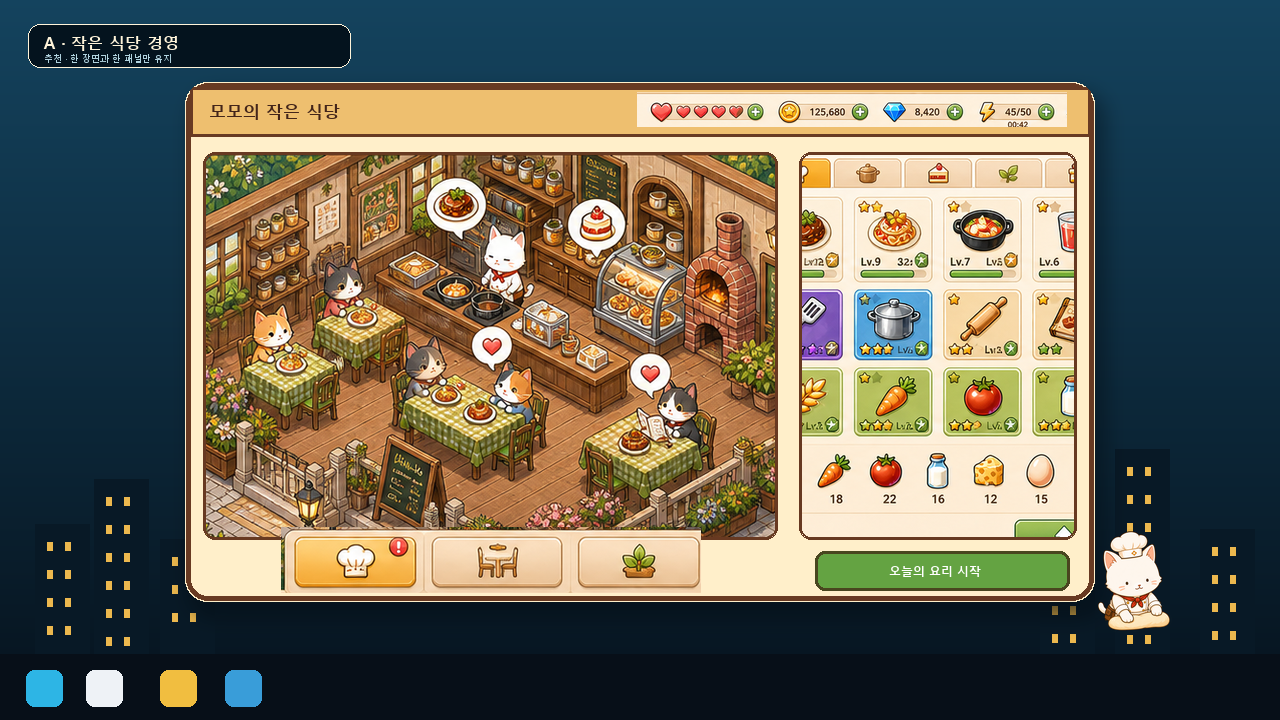
#> input picture prototypes/game-ui-direction-v4/qa/direction-1.png, 1280 x 720 px, given in place of full-v9.png, which was not available
$ python build-mockups.py
#> lines starting #> are read from the running program, lines starting #| are printed output that depends on the picture; pictures that were not available may be replaced by others from this repository, and a replacement may not be noted
from __future__ import annotations

from pathlib import Path

from PIL import Image, ImageDraw, ImageFilter, ImageFont


ROOT = Path(__file__).resolve().parents[2]
OUT = Path(__file__).resolve().parent / "qa"
OUT.mkdir(parents=True, exist_ok=True)

FULL = Image.open(ROOT / "assets/concept/full-v9.png").convert("RGBA")
ROOM = Image.open(ROOT / "assets/concept/restaurant-room-v9.png").convert("RGBA")
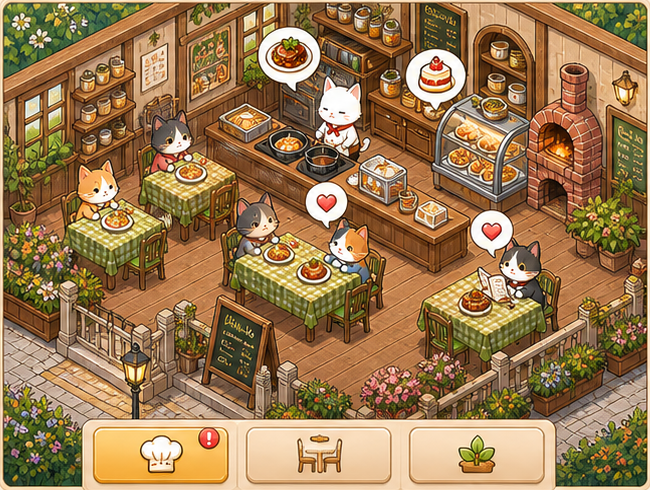
#> input picture assets/concept/restaurant-room-v9.png, 650 x 490 px
#> ROOM is the input picture: PIL image 650x490 RGBA; mean R, G, B, A 154, 120.9, 80.3, 255
SCENE = Image.open(ROOT / "assets/concept/restaurant-scene-v9.png").convert("RGBA")
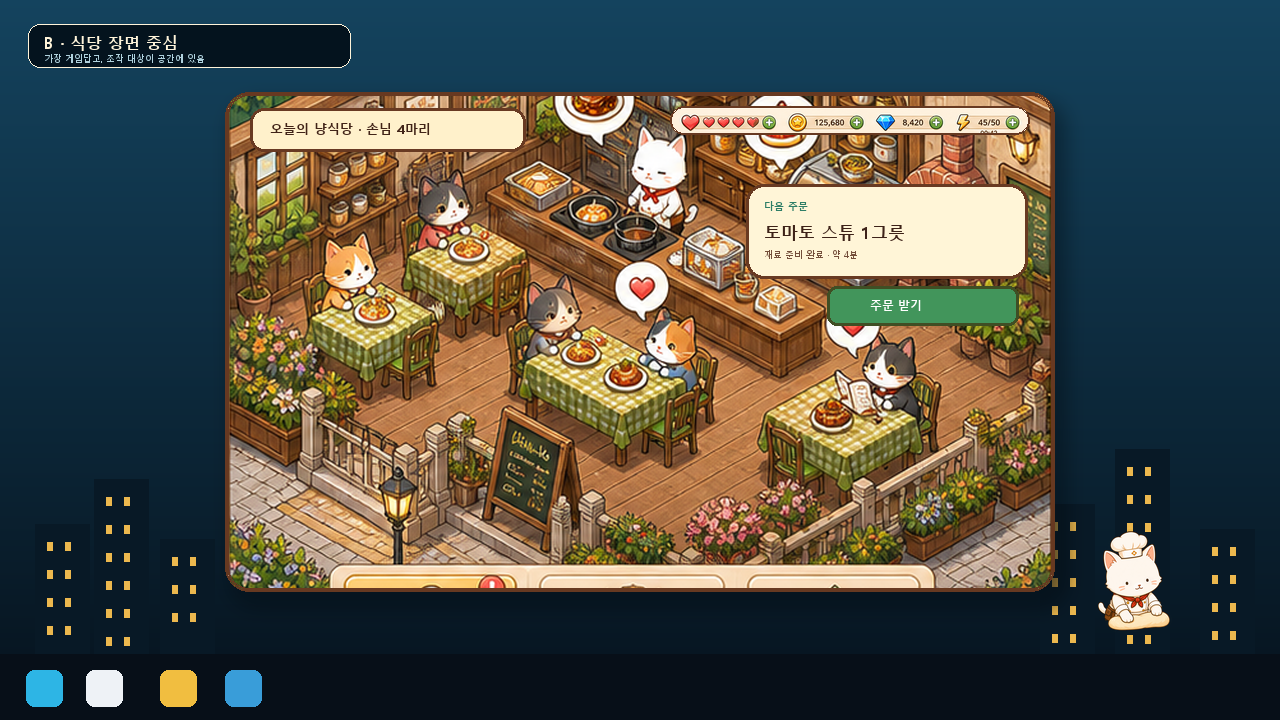
#> input picture prototypes/game-ui-direction-v4/qa/direction-2.png, 1280 x 720 px, given in place of restaurant-scene-v9.png, which was not available
RECIPE = Image.open(ROOT / "assets/concept/recipe-panel-v9.png").convert("RGBA")
PRODUCTION = Image.open(ROOT / "assets/concept/production-strip-v9.png").convert("RGBA")
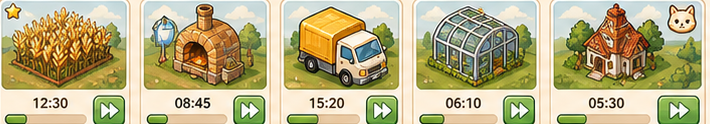
#> input picture assets/concept/production-strip-v9.png, 710 x 124 px
#> PRODUCTION is the input picture: PIL image 710x124 RGBA; mean R, G, B, A 185.6, 176.9, 134.1, 255
#> (the run stopped early here; a loop or call above may not have finished)
